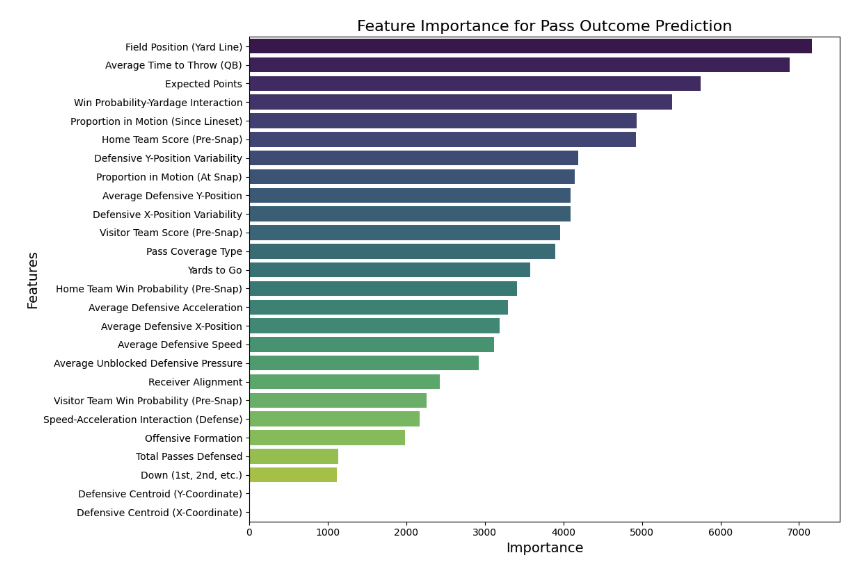

The Python source for this figure:
import pandas as pd
import numpy as np
from sklearn.model_selection import train_test_split, StratifiedKFold, cross_val_score
from sklearn.metrics import accuracy_score, classification_report
from sklearn.preprocessing import LabelEncoder, StandardScaler
from lightgbm import LGBMClassifier
from imblearn.over_sampling import SMOTE
import matplotlib.pyplot as plt
import seaborn as sns
import matplotlib.ticker as mtick

feature_mapping = {
    'down': 'Down (1st, 2nd, etc.)',
    'yardsToGo': 'Yards to Go',
    'absoluteYardlineNumber': 'Field Position (Yard Line)',
    'expectedPoints': 'Expected Points',
    'preSnapHomeTeamWinProbability': 'Home Team Win Probability (Pre-Snap)',
    'preSnapVisitorTeamWinProbability': 'Visitor Team Win Probability (Pre-Snap)',
    'def_x_mean': 'Average Defensive X-Position',
    'def_x_std': 'Defensive X-Position Variability',
    'def_y_mean': 'Average Defensive Y-Position',
    'def_y_std': 'Defensive Y-Position Variability',
    'def_speed_mean': 'Average Defensive Speed',
    'def_accel_mean': 'Average Defensive Acceleration',
    'offenseFormation_encoded': 'Offensive Formation',
    'receiverAlignment_encoded': 'Receiver Alignment',
    'speed_accel_interaction': 'Speed-Acceleration Interaction (Defense)',
    'win_prob_yards_interaction': 'Win Probability-Yardage Interaction',
    'defensive_centroid_x': 'Defensive Centroid (X-Coordinate)',
    'defensive_centroid_y': 'Defensive Centroid (Y-Coordinate)',
    'proportion_motion_since_lineset': 'Proportion in Motion (Since Lineset)',
    'proportion_in_motion_at_snap': 'Proportion in Motion (At Snap)',
    'preSnapVisitorScore': 'Visitor Team Score (Pre-Snap)',
    'preSnapHomeScore': 'Home Team Score (Pre-Snap)',
    'pff_passCoverage_encoded': 'Pass Coverage Type',
    'avg_unblocked_pressure': 'Average Unblocked Defensive Pressure',
    'avg_time_to_throw': 'Average Time to Throw (QB)',
    'total_pass_defensed': 'Total Passes Defensed'
}
feature_importances = pass_model.feature_importances_
importance_df = pd.DataFrame({
    'Feature': X_pass.columns,
    'Importance': feature_importances
})
importance_df = importance_df.sort_values(by='Importance', ascending=False)
importance_df['Feature'] = importance_df['Feature'].map(feature_mapping)
plt.figure(figsize=(12, 8))
sns.barplot(x='Importance', y='Feature', data=importance_df, palette='viridis')
plt.title('Feature Importance for Pass Outcome Prediction', fontsize=16)
plt.xlabel('Importance', fontsize=14)
plt.ylabel('Features', fontsize=14)
plt.tight_layout()
plt.show()
